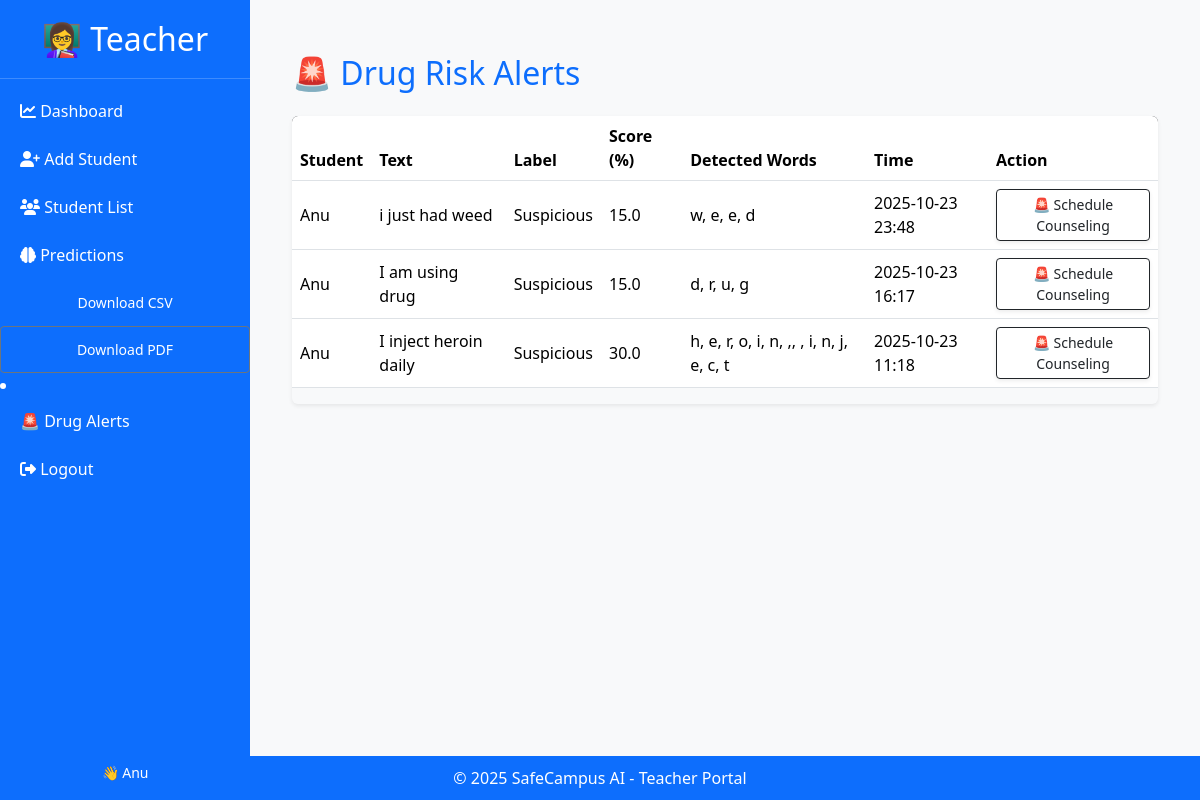
Page /teachers/drug-alerts/ (signed in) on the committed database.
### students/models.py (models this page shows, shortened)
class DrugAlert(models.Model):
    student = models.ForeignKey("Student", on_delete=models.CASCADE, related_name="drug_alerts")
    text = models.TextField()
    label = models.CharField(max_length=50)
    score = models.FloatField()
    detected_words = models.JSONField()
    timestamp = models.DateTimeField(default=timezone.now)
    reviewed = models.BooleanField(default=False)

class Student(models.Model):
    user = models.OneToOneField(User, on_delete=models.CASCADE, null=True, blank=True,related_name="student")
    student_id = models.CharField(max_length=64, unique=True)
    name = models.CharField(max_length=200, blank=True, null=True)
    email = models.EmailField(blank=True, null=True)

### teachers/views.py (the view)
# urls.py: path("drug-alerts/", views.drug_alerts, name="drug_alerts"),
@login_required
def drug_alerts(request):
    alerts = DrugAlert.objects.select_related("student").order_by("-timestamp")
    return render(request, "teachers/drug_alerts.html", {"alerts": alerts})

### students/context_processors.py (called while the page is built)
def unread_notifications(request):
    if request.user.is_authenticated and hasattr(request.user, 'student'):
        return {
            'unread_count': request.user.student.notifications.filter(read=False).count()
        }
    return {'unread_count': 0}

### teachers/templates/teachers/drug_alerts.html (shortened to what this page needs)
{% extends 'teachers/base.html' %}
{% block content %}
<div class="container mt-4">
  <h2 class="text-primary mb-4">🚨 Drug Risk Alerts</h2>
  {% if alerts %}
  <div class="table-responsive shadow-sm rounded">
    <table class="table table-hover align-middle">
      <thead class="bg-dark text-white">
        <tr>
          <th>Student</th>
          <th>Text</th>
          <th>Label</th>
          <th>Score (%)</th>
          <th>Detected Words</th>
          <th>Time</th>
          <th>Action</th>
        </tr>
      </thead>
      <tbody>
        {% for a in alerts %}
        <tr class="{% if a.label == 'Drug-related' %}bg-danger text-white{% elif a.label == 'Suspicious' %}bg-warning{% endif %}">
          <td>{{ a.student.name }}</td>
          <td>{{ a.text }}</td>
          <td>{{ a.label }}</td>
          <td>{{ a.score }}</td>
          <td>{{ a.detected_words|join:", " }}</td>
          <td>{{ a.timestamp|date:"Y-m-d H:i" }}</td>
          <td>
            {% if a.student %}
            <a href="{% url 'schedule_counseling' a.student.id %}"
               class="btn btn-sm btn-outline-dark shadow-sm">
               🚨 Schedule Counseling
            </a>
            {% else %}
            <span class="text-muted">No student</span>
            {% endif %}
          </td>
        </tr>
        {% endfor %}
      </tbody>
    </table>
  </div>
  {% else %}
  <p class="text-muted">No alerts detected yet.</p>
  {% endif %}
</div>
{% endblock %}

### teachers/templates/teachers/base.html (shortened to what this page needs)
{% load static %}
<!DOCTYPE html>
<html lang="en">
<head>
  <link href="https://cdn.jsdelivr.net/npm/bootstrap@5.3.3/dist/css/bootstrap.min.css" rel="stylesheet">
  <link href="https://cdnjs.cloudflare.com/ajax/libs/font-awesome/6.5.0/css/all.min.css" rel="stylesheet">
</head>
<body>
<div class="sidebar" id="sidebar">
  <h2>👩‍🏫 Teacher</h2>
  <a href="{% url 'teacher_dashboard' %}" class="{% if request.resolver_match.url_name == 'teacher_dashboard' %}active{% endif %}">
    <i class="fa-solid fa-chart-line"></i> Dashboard
  </a>
  <a href="{% url 'add_student' %}" class="{% if request.resolver_match.url_name == 'add_student' %}active{% endif %}">
    <i class="fa-solid fa-user-plus"></i> Add Student
  </a>
  <a href="{% url 'student_list' %}" class="{% if request.resolver_match.url_name == 'student_list' %}active{% endif %}">
    <i class="fa-solid fa-users"></i> Student List
  </a>
  <a href="{% url 'prediction_overview' %}" class="{% if request.resolver_match.url_name == 'prediction_overview' %}active{% endif %}">
    <i class="fa-solid fa-brain"></i> Predictions
</a>
<a href="{% url 'export_students_csv' %}" class="btn btn-outline-primary btn-sm">Download CSV</a>
<a href="{% url 'export_students_pdf' %}" class="btn btn-outline-secondary btn-sm">Download PDF</a>
<li class="nav-item">
  <a class="nav-link" href="{% url 'drug_alerts' %}">🚨 Drug Alerts</a>
</li>
  <a href="{% url 'logout' %}">
    <i class="fa-solid fa-right-from-bracket"></i> Logout
  </a>
  <div class="mt-auto text-center mb-3">
    <small>👋 {{ request.user.username }}</small>
  </div>
</div>
<div class="main-content" id="main-content">
  {% block content %}
  {% endblock %}
</div>
<footer>
  &copy; {{ year|default:2025 }} SafeCampus AI - Teacher Portal
</footer>
</body>
</html>

### teachers/templates/teachers/base.html (style rules this page uses)
body { margin: 0; background-color: #f8f9fa; min-height: 100vh; display: flex; flex-direction: column; }
.sidebar { width: 250px; background-color: #0d6efd; color: white; flex-shrink: 0; display: flex; flex-direction: column; position: fixed; top: 0; bottom: 0; transition: all 0.3s ease; z-index: 1000; }
.sidebar h2 { text-align: center; padding: 20px; border-bottom: 1px solid rgba(255, 255, 255, 0.2); }
.sidebar a { color: white; padding: 12px 20px; text-decoration: none; display: block; transition: background 0.2s; }
.main-content { margin-left: 250px; padding: 30px; flex: 1; transition: margin-left 0.3s ease; }
footer { background-color: #0d6efd; color: white; text-align: center; padding: 10px 0; width: 100%; position: relative; }

### teachers/templates/teachers/drug_alerts.html (style rules this page uses)
.bg-warning { color: #212529 !important; }

### rows in the picture
DrugAlert: student.name "Anu", text "i just had weed", label "Suspicious", score "15.0", detected_words "w, e, e, d", timestamp "2025-10-23 23:48", shows "🚨 Schedule Counseling"
DrugAlert: student.name "Anu", text "I am using drug", label "Suspicious", score "15.0", detected_words "d, r, u, g", timestamp "2025-10-23 16:17", shows "🚨 Schedule Counseling"
DrugAlert: student.name "Anu", text "I inject heroin daily", label "Suspicious", score "30.0", detected_words "h, e, r, o, i, n, ,, , i, n, j, e, c, t", timestamp "2025-10-23 11:18", shows "🚨 Schedule Counseling"

### other values in the picture
{{ request.user.username }} "Anu"
{{ year|default:2025 }} "2025"
